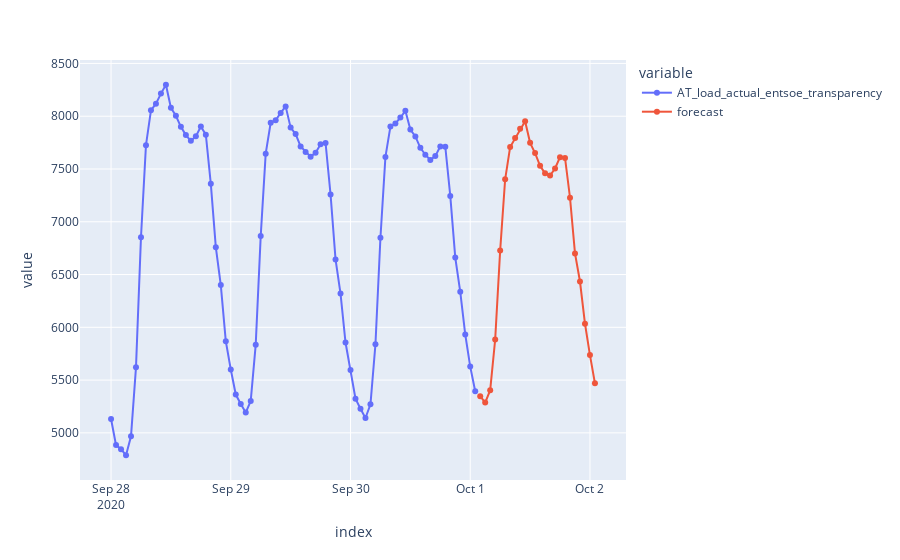

The notebook cell this image was saved under:
### Code cell
import plotly.express as px

px.line(data_pred.loc['2020-09-28':], markers=True)
